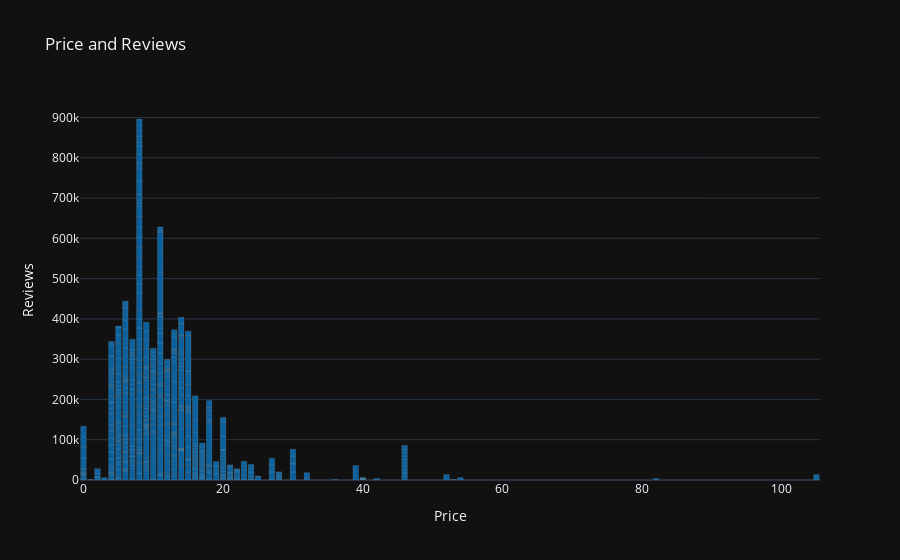

The notebook cell saved with this chart:
### Markdown cell above
# Relationship between the Price and Reviews

### Code cell
#
trace = go.Bar(
                x = data["Price"],
                y = data["Reviews"],
                marker = dict(color = "#0C619D",
                        line= dict(color = "#FFFAF0" , width =0.1)))
chart_layout = go.Layout(template = "plotly_dark", title = "Price and Reviews", xaxis =dict(title = "Price") , yaxis = dict(title = "Reviews"))

fig = go.Figure(data = [trace] , layout = chart_layout)
fig.show()

### Figure 1 — Plotly figure (JSON) as saved in the notebook; plotly's stock layout.template omitted (floating-point values rounded to 4 significant figures; data arrays with more than 128 entries replaced by an {"elided": "..."} marker saying what was removed)
{"data": [{"marker": {"color": "#0C619D", "line": {"color": "#FFFAF0", "width": 0.1}}, "type": "bar", "x": {"elided": "550 int values"}, "y": {"elided": "550 int values"}}], "layout": {"title": {"text": "Price and Reviews"}, "xaxis": {"title": {"text": "Price"}}, "yaxis": {"title": {"text": "Reviews"}}}}
